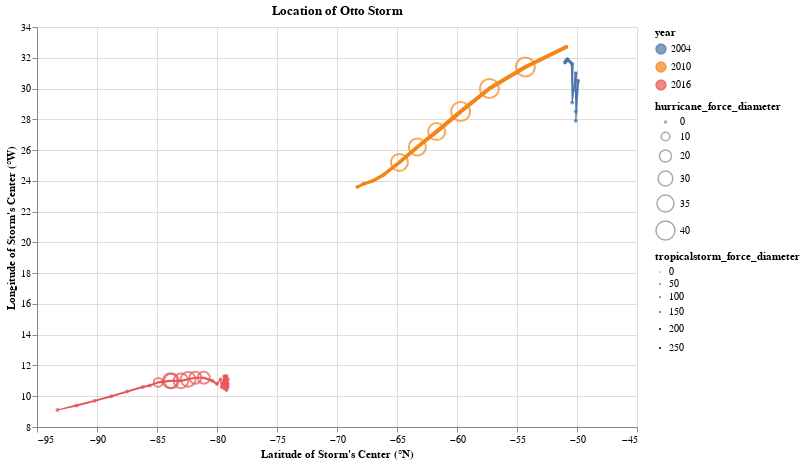

The code cell stored with this chart in its notebook:
### Code cell
alt.layer(
    alt.Chart(otto_storm).mark_point(filled=False).encode(
        alt.X('long:Q', axis=alt.Axis(title= "Latitude of Storm's Center (°N)"), scale=alt.Scale(zero=False)),
        alt.Y('lat:Q', axis=alt.Axis(title="Longitude of Storm's Center (°W)"), scale=alt.Scale(zero=False)),
        alt.Size('hurricane_force_diameter:O'),
        alt.Color('year:N')),
alt.Chart(otto_storm).mark_trail(point=True).encode(
    alt.X('long:Q', sort=None, axis=alt.Axis(title= "Latitude of Storm's Center (°N)"), scale=alt.Scale(zero=False)),
    alt.Y('lat:Q', sort=None, axis=alt.Axis(title="Longitude of Storm's Center (°W)"), scale=alt.Scale(zero=False)),
    alt.Color('year:N'),
    alt.Size('tropicalstorm_force_diameter:Q')
)).properties(title='Location of Otto Storm', width=600, height=400)

### Figure 1 — Vega-Lite specification as saved in the notebook (floating-point values rounded to 4 significant figures)
{"config": {"view": {"continuousWidth": 400, "continuousHeight": 300}}, "layer": [{"mark": {"type": "point", "filled": false}, "encoding": {"color": {"field": "year", "type": "nominal"}, "size": {"field": "hurricane_force_diameter", "type": "ordinal"}, "x": {"axis": {"title": "Latitude of Storm's Center (°N)"}, "field": "long", "scale": {"zero": false}, "type": "quantitative"}, "y": {"axis": {"title": "Longitude of Storm's Center (°W)"}, "field": "lat", "scale": {"zero": false}, "type": "quantitative"}}}, {"mark": {"type": "trail", "point": true}, "encoding": {"color": {"field": "year", "type": "nominal"}, "size": {"field": "tropicalstorm_force_diameter", "type": "quantitative"}, "x": {"axis": {"title": "Latitude of Storm's Center (°N)"}, "field": "long", "scale": {"zero": false}, "sort": null, "type": "quantitative"}, "y": {"axis": {"title": "Longitude of Storm's Center (°W)"}, "field": "lat", "scale": {"zero": false}, "sort": null, "type": "quantitative"}}}], "data": {"name": "data-b49c3e35ede9d9c0d3998d8fc87ad5eb"}, "height": 400, "title": "Location of Otto Storm", "width": 600, "$schema": "https://vega.github.io/schema/vega-lite/v4.17.0.json", "datasets": {"data-b49c3e35ede9d9c0d3998d8fc87ad5eb": [{"Unnamed: 0": 6853, "name": "Otto", "year": 2004, "month": 11, "day": 30, "hour": 18, "lat": 31.7, "long": -51.0, "status": "tropical storm", "category": 0, "wind": 40, "pressure": 997, "tropicalstorm_force_diameter": 175.0, "hurricane_force_diameter": 0.0}, {"Unnamed: 0": 6854, "name": "Otto", "year": 2004, "month": 12, "day": 1, "hour": 0, "lat": 31.8, "long": -50.9, "status": "tropical storm", "category": 0, "wind": 40, "pressure": 997, "tropicalstorm_force_diameter": 210.0, "hurricane_force_diameter": 0.0}, {"Unnamed: 0": 6855, "name": "Otto", "year": 2004, "month": 12, "day": 1, "hour": 6, "lat": 31.9, "long": -50.8, "status": "tropical storm", "category": 0, "wind": 40, "pressure": 997, "tropicalstorm_force_diameter": 210.0, "hurricane_force_diameter": 0.0}, {"Unnamed: 0": 6856, "name": "Otto", "year": 2004, "month": 12, "day": 1, "hour": 12, "lat": 31.6, "long": -50.4, "status": "tropical storm", "category": 0, "wind": 40, "pressure": 997, "tropicalstorm_force_diameter": 160.0, "hurricane_force_diameter": 0.0}, {"Unnamed: 0": 6857, "name": "Otto", "year": 2004, "month": 12, "day": 1, "hour": 18, "lat": 31.0, "long": -50.1, "status": "tropical storm", "category": 0, "wind": 35, "pressure": 997, "tropicalstorm_force_diameter": 120.0, "hurricane_force_diameter": 0.0}, {"Unnamed: 0": 6858, "name": "Otto", "year": 2004, "month": 12, "day": 2, "hour": 0, "lat": 30.5, "long": -49.9, "status": "tropical storm", "category": 0, "wind": 35, "pressure": 997, "tropicalstorm_force_diameter": 90.0, "hurricane_force_diameter": 0.0}, {"Unnamed: 0": 6859, "name": "Otto", "year": 2004, "month": 12, "day": 2, "hour": 6, "lat": 29.9, "long": -50.1, "status": "tropical storm", "category": 0, "wind": 35, "pressure": 996, "tropicalstorm_force_diameter": 65.0, "hurricane_force_diameter": 0.0}, {"Unnamed: 0": 6860, "name": "Otto", "year": 2004, "month": 12, "day": 2, "hour": 12, "lat": 29.1, "long": -50.4, "status": "tropical depression", "category": -1, "wind": 30, "pressure": 995, "tropicalstorm_force_diameter": 0.0, "hurricane_force_diameter": 0.0}, {"Unnamed: 0": 6861, "name": "Otto", "year": 2004, "month": 12, "day": 2, "hour": 18, "lat": 28.5, "long": -50.1, "status": "tropical depression", "category": -1, "wind": 30, "pressure": 996, "tropicalstorm_force_diameter": 0.0, "hurricane_force_diameter": 0.0}, {"Unnamed: 0": 6862, "name": "Otto", "year": 2004, "month": 12, "day": 3, "hour": 0, "lat": 27.9, "long": -50.1, "status": "tropical depression", "category": -1, "wind": 30, "pressure": 997, "tropicalstorm_force_diameter": 0.0, "hurricane_force_diameter": 0.0}, {"Unnamed: 0": 8550, "name": "Otto", "year": 2010, "month": 10, "day": 7, "hour": 12, "lat": 23.6, "long": -68.3, "status": "tropical storm", "category": 0, "wind": 45, "pressure": 994, "tropicalstorm_force_diameter": 180.0, "hurricane_force_diameter": 0.0}, {"Unnamed: 0": 8551, "name": "Otto", "year": 2010, "month": 10, "day": 7, "hour": 18, "lat": 23.8, "long": -67.8, "status": "tropical storm", "category": 0, "wind": 50, "pressure": 992, "tropicalstorm_force_diameter": 180.0, "hurricane_force_diameter": 0.0}, {"Unnamed: 0": 8552, "name": "Otto", "year": 2010, "month": 10, "day": 8, "hour": 0, "lat": 24.0, "long": -67.0, "status": "tropical storm", "category": 0, "wind": 55, "pressure": 989, "tropicalstorm_force_diameter": 210.0, "hurricane_force_diameter": 0.0}, {"Unnamed: 0": 8553, "name": "Otto", "year": 2010, "month": 10, "day": 8, "hour": 6, "lat": 24.4, "long": -66.1, "status": "tropical storm", "category": 0, "wind": 60, "pressure": 986, "tropicalstorm_force_diameter": 210.0, "hurricane_force_diameter": 0.0}, {"Unnamed: 0": 8554, "name": "Otto", "year": 2010, "month": 10, "day": 8, "hour": 12, "lat": 25.2, "long": -64.8, "status": "hurricane", "category": 1, "wind": 65, "pressure": 983, "tropicalstorm_force_diameter": 230.0, "hurricane_force_diameter": 35.0}, {"Unnamed: 0": 8555, "name": "Otto", "year": 2010, "month": 10, "day": 8, "hour": 18, "lat": 26.2, "long": -63.3, "status": "hurricane", "category": 1, "wind": 70, "pressure": 980, "tropicalstorm_force_diameter": 230.0, "hurricane_force_diameter": 35.0}, {"Unnamed: 0": 8556, "name": "Otto", "year": 2010, "month": 10, "day": 9, "hour": 0, "lat": 27.2, "long": -61.7, "status": "hurricane", "category": 1, "wind": 75, "pressure": 976, "tropicalstorm_force_diameter": 260.0, "hurricane_force_diameter": 35.0}, {"Unnamed: 0": 8557, "name": "Otto", "year": 2010, "month": 10, "day": 9, "hour": 6, "lat": 28.5, "long": -59.7, "status": "hurricane", "category": 1, "wind": 75, "pressure": 978, "tropicalstorm_force_diameter": 260.0, "hurricane_force_diameter": 40.0}, {"Unnamed: 0": 8558, "name": "Otto", "year": 2010, "month": 10, "day": 9, "hour": 12, "lat": 30.0, "long": -57.3, "status": "hurricane", "category": 1, "wind": 70, "pressure": 981, "tropicalstorm_force_diameter": 260.0, "hurricane_force_diameter": 40.0}, {"Unnamed: 0": 8559, "name": "Otto", "year": 2010, "month": 10, "day": 9, "hour": 18, "lat": 31.4, "long": -54.3, "status": "hurricane", "category": 1, "wind": 65, "pressure": 985, "tropicalstorm_force_diameter": 260.0, "hurricane_force_diameter": 40.0}, {"Unnamed: 0": 8560, "name": "Otto", "year": 2010, "month": 10, "day": 10, "hour": 0, "lat": 32.7, "long": -50.9, "status": "tropical storm", "category": 0, "wind": 60, "pressure": 988, "tropicalstorm_force_diameter": 260.0, "hurricane_force_diameter": 0.0}, {"Unnamed: 0": 10362, "name": "Otto", "year": 2016, "month": 11, "day": 20, "hour": 18, "lat": 11.1, "long": -79.7, "status": "tropical depression", "category": -1, "wind": 30, "pressure": 1002, "tropicalstorm_force_diameter": 0.0, "hurricane_force_diameter": 0.0}, {"Unnamed: 0": 10363, "name": "Otto", "year": 2016, "month": 11, "day": 21, "hour": 0, "lat": 11.3, "long": -79.4, "status": "tropical depression", "category": -1, "wind": 30, "pressure": 1002, "tropicalstorm_force_diameter": 0.0, "hurricane_force_diameter": 0.0}, {"Unnamed: 0": 10364, "name": "Otto", "year": 2016, "month": 11, "day": 21, "hour": 6, "lat": 11.3, "long": -79.3, "status": "tropical storm", "category": 0, "wind": 35, "pressure": 1002, "tropicalstorm_force_diameter": 50.0, "hurricane_force_diameter": 0.0}, {"Unnamed: 0": 10365, "name": "Otto", "year": 2016, "month": 11, "day": 21, "hour": 12, "lat": 11.3, "long": -79.2, "status": "tropical storm", "category": 0, "wind": 40, "pressure": 1001, "tropicalstorm_force_diameter": 60.0, "hurricane_force_diameter": 0.0}, {"Unnamed: 0": 10366, "name": "Otto", "year": 2016, "month": 11, "day": 21, "hour": 18, "lat": 11.1, "long": -79.1, "status": "tropical storm", "category": 0, "wind": 45, "pressure": 1000, "tropicalstorm_force_diameter": 60.0, "hurricane_force_diameter": 0.0}, {"Unnamed: 0": 10367, "name": "Otto", "year": 2016, "month": 11, "day": 22, "hour": 0, "lat": 10.8, "long": -79.1, "status": "tropical storm", "category": 0, "wind": 50, "pressure": 998, "tropicalstorm_force_diameter": 60.0, "hurricane_force_diameter": 0.0}, {"Unnamed: 0": 10368, "name": "Otto", "year": 2016, "month": 11, "day": 22, "hour": 6, "lat": 10.6, "long": -79.1, "status": "tropical storm", "category": 0, "wind": 55, "pressure": 992, "tropicalstorm_force_diameter": 100.0, "hurricane_force_diameter": 0.0}, {"Unnamed: 0": 10369, "name": "Otto", "year": 2016, "month": 11, "day": 22, "hour": 12, "lat": 10.4, "long": -79.2, "status": "tropical storm", "category": 0, "wind": 60, "pressure": 986, "tropicalstorm_force_diameter": 100.0, "hurricane_force_diameter": 0.0}, {"Unnamed: 0": 10370, "name": "Otto", "year": 2016, "month": 11, "day": 22, "hour": 18, "lat": 10.5, "long": -79.4, "status": "tropical storm", "category": 0, "wind": 60, "pressure": 986, "tropicalstorm_force_diameter": 100.0, "hurricane_force_diameter": 0.0}, {"Unnamed: 0": 10371, "name": "Otto", "year": 2016, "month": 11, "day": 23, "hour": 0, "lat": 10.6, "long": -79.6, "status": "tropical storm", "category": 0, "wind": 60, "pressure": 987, "tropicalstorm_force_diameter": 100.0, "hurricane_force_diameter": 0.0}, {"Unnamed: 0": 10372, "name": "Otto", "year": 2016, "month": 11, "day": 23, "hour": 6, "lat": 10.8, "long": -80.0, "status": "tropical storm", "category": 0, "wind": 60, "pressure": 991, "tropicalstorm_force_diameter": 100.0, "hurricane_force_diameter": 0.0}, {"Unnamed: 0": 10373, "name": "Otto", "year": 2016, "month": 11, "day": 23, "hour": 12, "lat": 11.0, "long": -80.4, "status": "tropical storm", "category": 0, "wind": 60, "pressure": 994, "tropicalstorm_force_diameter": 100.0, "hurricane_force_diameter": 0.0}, {"Unnamed: 0": 10374, "name": "Otto", "year": 2016, "month": 11, "day": 23, "hour": 18, "lat": 11.2, "long": -81.1, "status": "hurricane", "category": 1, "wind": 65, "pressure": 990, "tropicalstorm_force_diameter": 100.0, "hurricane_force_diameter": 20.0}, {"Unnamed: 0": 10375, "name": "Otto", "year": 2016, "month": 11, "day": 24, "hour": 0, "lat": 11.2, "long": -81.8, "status": "hurricane", "category": 1, "wind": 80, "pressure": 980, "tropicalstorm_force_diameter": 100.0, "hurricane_force_diameter": 20.0}, {"Unnamed: 0": 10376, "name": "Otto", "year": 2016, "month": 11, "day": 24, "hour": 6, "lat": 11.1, "long": -82.4, "status": "hurricane", "category": 2, "wind": 90, "pressure": 978, "tropicalstorm_force_diameter": 100.0, "hurricane_force_diameter": 30.0}, {"Unnamed: 0": 10377, "name": "Otto", "year": 2016, "month": 11, "day": 24, "hour": 12, "lat": 11.0, "long": -83.0, "status": "hurricane", "category": 3, "wind": 100, "pressure": 975, "tropicalstorm_force_diameter": 100.0, "hurricane_force_diameter": 30.0}, {"Unnamed: 0": 10378, "name": "Otto", "year": 2016, "month": 11, "day": 24, "hour": 17, "lat": 11.0, "long": -83.8, "status": "hurricane", "category": 3, "wind": 100, "pressure": 975, "tropicalstorm_force_diameter": 100.0, "hurricane_force_diameter": 30.0}, {"Unnamed: 0": 10379, "name": "Otto", "year": 2016, "month": 11, "day": 24, "hour": 18, "lat": 11.0, "long": -83.9, "status": "hurricane", "category": 2, "wind": 95, "pressure": 978, "tropicalstorm_force_diameter": 100.0, "hurricane_force_diameter": 30.0}, {"Unnamed: 0": 10380, "name": "Otto", "year": 2016, "month": 11, "day": 25, "hour": 0, "lat": 10.9, "long": -84.9, "status": "hurricane", "category": 1, "wind": 65, "pressure": 992, "tropicalstorm_force_diameter": 90.0, "hurricane_force_diameter": 10.0}, {"Unnamed: 0": 10381, "name": "Otto", "year": 2016, "month": 11, "day": 25, "hour": 3, "lat": 10.7, "long": -85.6, "status": "tropical storm", "category": 0, "wind": 60, "pressure": 993, "tropicalstorm_force_diameter": 90.0, "hurricane_force_diameter": 0.0}, {"Unnamed: 0": 10382, "name": "Otto", "year": 2016, "month": 11, "day": 25, "hour": 6, "lat": 10.6, "long": -86.2, "status": "tropical storm", "category": 0, "wind": 60, "pressure": 994, "tropicalstorm_force_diameter": 80.0, "hurricane_force_diameter": 0.0}, {"Unnamed: 0": 10383, "name": "Otto", "year": 2016, "month": 11, "day": 25, "hour": 12, "lat": 10.3, "long": -87.5, "status": "tropical storm", "category": 0, "wind": 55, "pressure": 995, "tropicalstorm_force_diameter": 80.0, "hurricane_force_diameter": 0.0}, {"Unnamed: 0": 10384, "name": "Otto", "year": 2016, "month": 11, "day": 25, "hour": 18, "lat": 10.0, "long": -88.8, "status": "tropical storm", "category": 0, "wind": 50, "pressure": 997, "tropicalstorm_force_diameter": 80.0, "hurricane_force_diameter": 0.0}, {"Unnamed: 0": 10385, "name": "Otto", "year": 2016, "month": 11, "day": 26, "hour": 0, "lat": 9.7, "long": -90.2, "status": "tropical storm", "category": 0, "wind": 45, "pressure": 1000, "tropicalstorm_force_diameter": 80.0, "hurricane_force_diameter": 0.0}, {"Unnamed: 0": 10386, "name": "Otto", "year": 2016, "month": 11, "day": 26, "hour": 6, "lat": 9.4, "long": -91.7, "status": "tropical storm", "category": 0, "wind": 40, "pressure": 1003, "tropicalstorm_force_diameter": 80.0, "hurricane_force_diameter": 0.0}, {"Unnamed: 0": 10387, "name": "Otto", "year": 2016, "month": 11, "day": 26, "hour": 12, "lat": 9.1, "long": -93.3, "status": "tropical depression", "category": -1, "wind": 30, "pressure": 1005, "tropicalstorm_force_diameter": 0.0, "hurricane_force_diameter": 0.0}]}}
